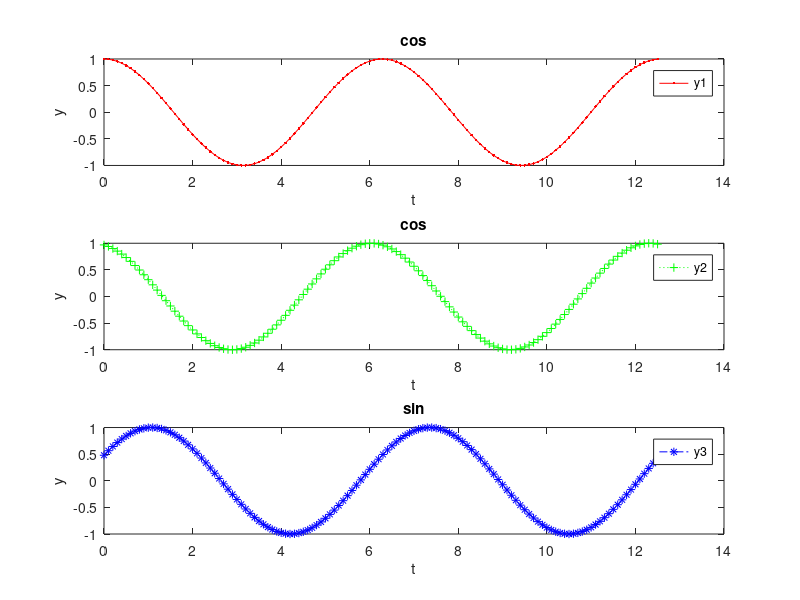

This chart was generated by the following MATLAB code:
clear all

t=0:0.1:4*pi;
y1=cos(t);
y2=cos(t+0.25);
y3=sin(t+0.5);

subplot(3,1,1);
plot(t,y1,'r.-');
title("cos");
xlabel("t");
ylabel("y");
legend('y1')

subplot(3,1,2);
plot(t,y2,'g+:');
title("cos");
xlabel("t");
ylabel("y");
legend('y2')

subplot(3,1,3);
plot(t,y3,'b*-.');
title("sin");
xlabel("t");
ylabel("y");
legend('y3')